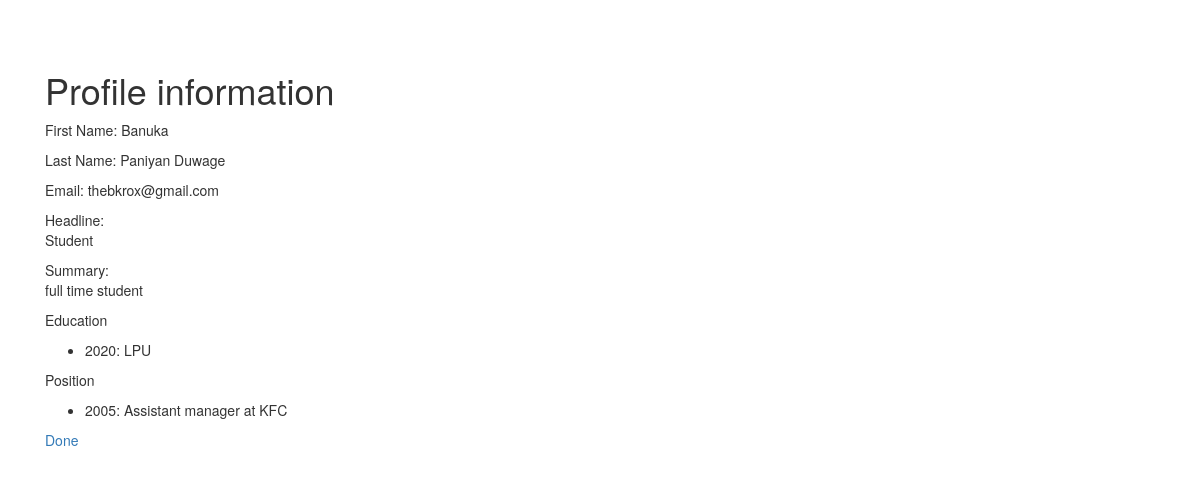
Screenshot of /view.php?profile_id=56 with the database file from the repository.
### tables this page shows
CREATE TABLE `profile` (
  `profile_id` int(11) NOT NULL,
  `user_id` int(11) NOT NULL,
  `first_name` text,
  `last_name` text,
  `email` text,
  `headline` text,
  `summary` text
);

CREATE TABLE `education` (
  `profile_id` int(11) NOT NULL,
  `institution_id` int(11) NOT NULL,
  `rank` int(11) DEFAULT NULL,
  `year` int(11) DEFAULT NULL
);

CREATE TABLE `institution` (
  `institution_id` int(11) NOT NULL,
  `name` varchar(255) DEFAULT NULL
);

CREATE TABLE `position` (
  `position_id` int(11) NOT NULL,
  `profile_id` int(11) DEFAULT NULL,
  `rank` int(11) DEFAULT NULL,
  `year` int(11) DEFAULT NULL,
  `description` text
);

### util.php (called while the page is built, shortened)
<?php
function loadPos($pdo, $profile_id) {
	$stmt = $pdo->prepare('SELECT * FROM Position WHERE profile_id = :prof ORDER BY rank');
	$stmt->execute(array( ':prof' => $profile_id)) ;
	$positions = $stmt ->fetchAll(PDO::FETCH_ASSOC);
	return $positions;
}
function loadEdu($pdo, $profile_id) {
	$stmt = $pdo->prepare('SELECT year, name FROM Education JOIN Institution ON Education.institution_id = Institution.institution_id WHERE profile_id = :prof ORDER BY rank');
	$stmt->execute(array( ':prof' => $profile_id)) ;
	$educations = $stmt ->fetchAll(PDO::FETCH_ASSOC);
	return $educations;
}

### view.php (the view, shortened to what this page needs)
<?php
    require_once "pdo.php";
	require_once "util.php";
$stmt = $pdo->prepare("SELECT * FROM profile where profile_id = :xyz");
$stmt->execute(array(":xyz" => $_GET['profile_id']));
$row = $stmt->fetch(PDO::FETCH_ASSOC);
$positions = loadPos($pdo, $_REQUEST['profile_id']);
$educations = loadEdu($pdo, $_REQUEST['profile_id']);
?>
<!DOCTYPE html>
<html>
  <head>
	<?php require_once "bootstrap.php"; ?>
  </head>
  <body>
    <div class="container">
	  <div class="container">
	  <h1>Profile information</h1>
		<p>First Name: <?= (htmlentities($row['first_name'])); ?>
		</p>
		<p>Last Name: <?= (htmlentities($row['last_name'])); ?>
		</p>
		<p>Email: <?= (htmlentities($row['email'])); ?>
		</p>
		<p>Headline:<br/>
		 <?= (htmlentities($row['headline'])); ?>
		</p>
		<p>Summary:<br/>
		 <?= (htmlentities($row['summary'])); ?>
		</p>
		<?php
		if (count($educations) == 0){
		}else{
			echo "<p>Education</p><ul>";
			for($j=0;$j<count($educations);++$j){
				echo "<li>";
				echo $educations[$j]["year"].": ";
				echo $educations[$j]["name"];
				echo "</li>";
			}
			echo "</ul>";
		}
		if (count($positions) == 0){
		}else{
			echo "<p>Position</p><ul>";
			for($j=0;$j<count($positions);++$j){
				echo "<li>";
				echo $positions[$j]["year"].": ";
				echo $positions[$j]["description"];
				echo "</li>";
			}
			echo "</ul>";
		}
		?>
	  <p>
	  <a href="index.php">Done</a>
	  </div>
  </body>
</html>

### starter-template.css (style rules this page uses)
body { padding-top: 50px; }

### rows the page displays
profile: first_name "Banuka", last_name "Paniyan Duwage", email "thebkrox@gmail.com", headline "Student", summary "full time student"
education: year "2020", institution.name "LPU"
position: year "2005", description "Assistant manager at KFC"
